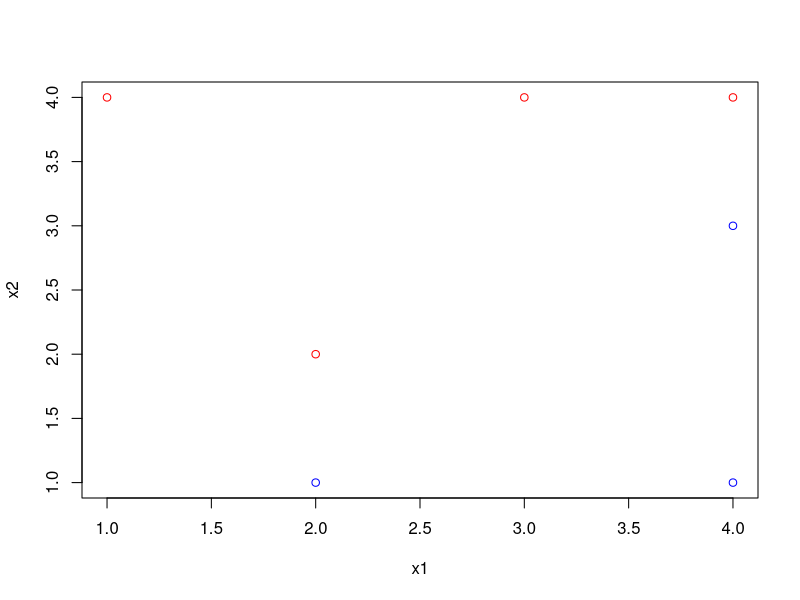
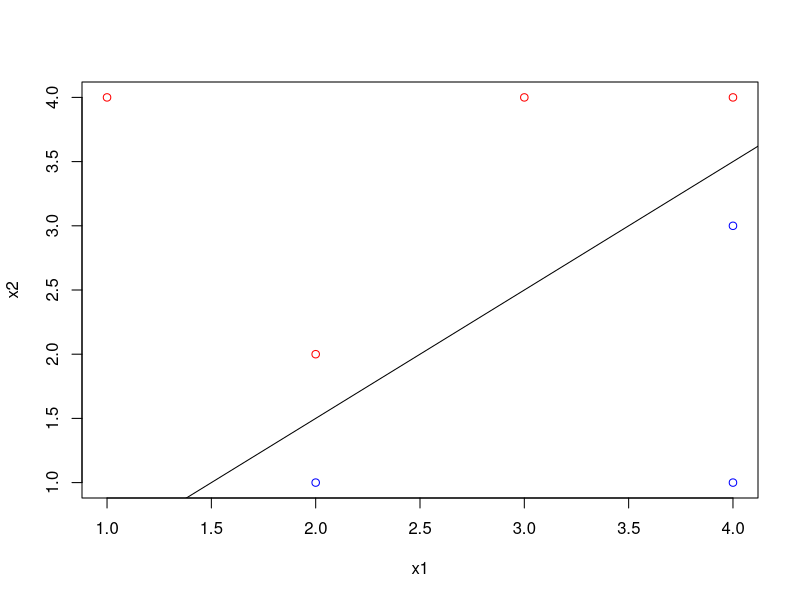
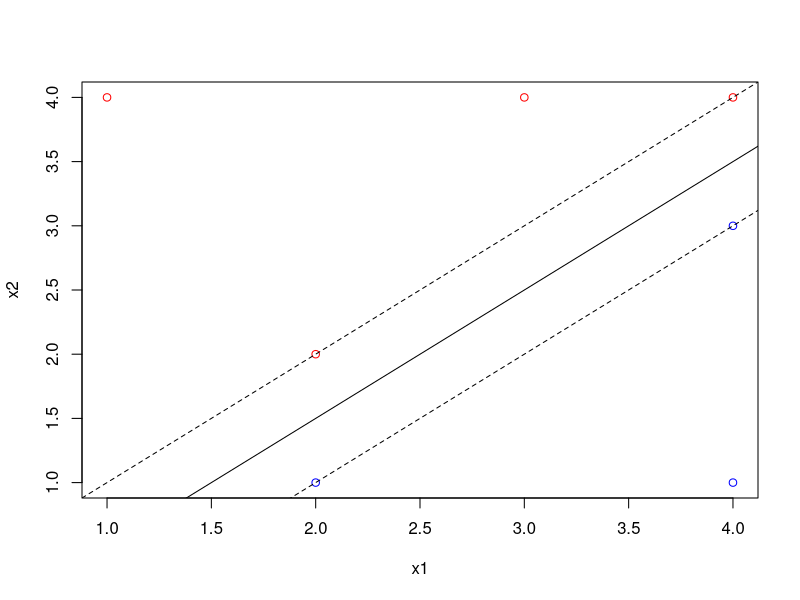
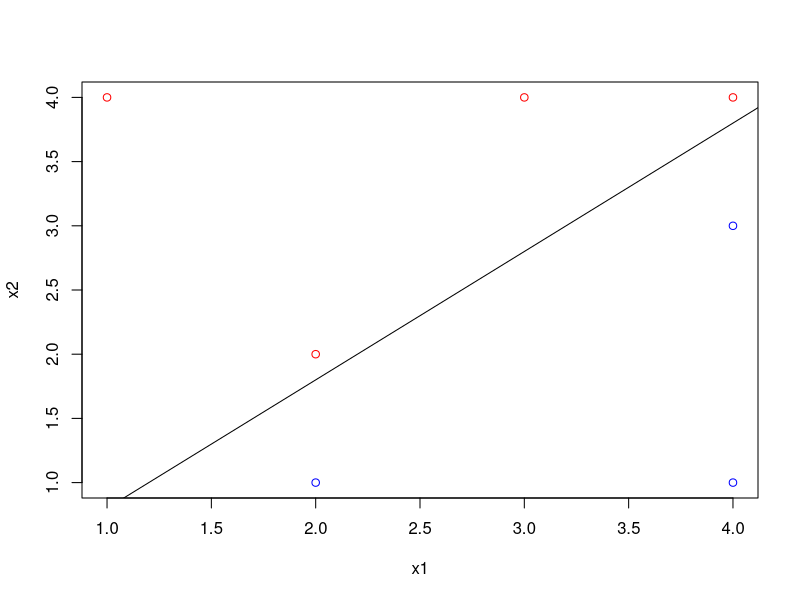
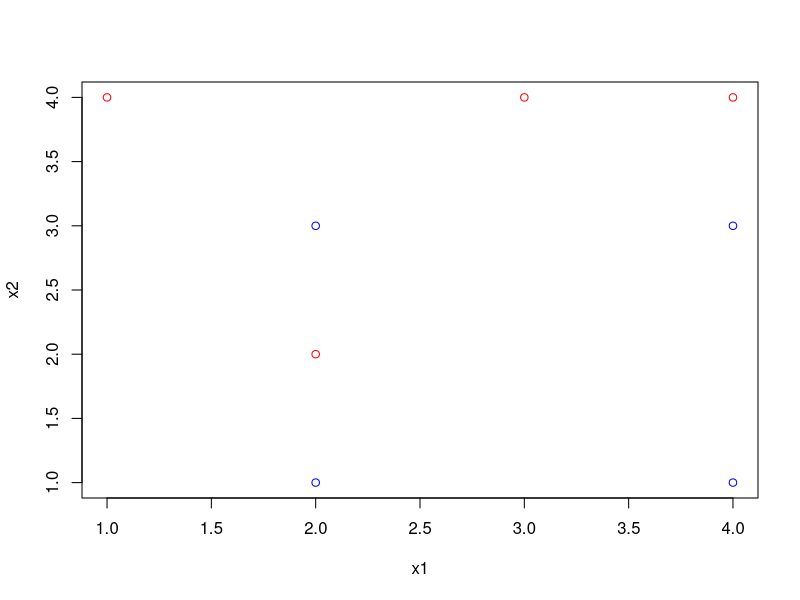
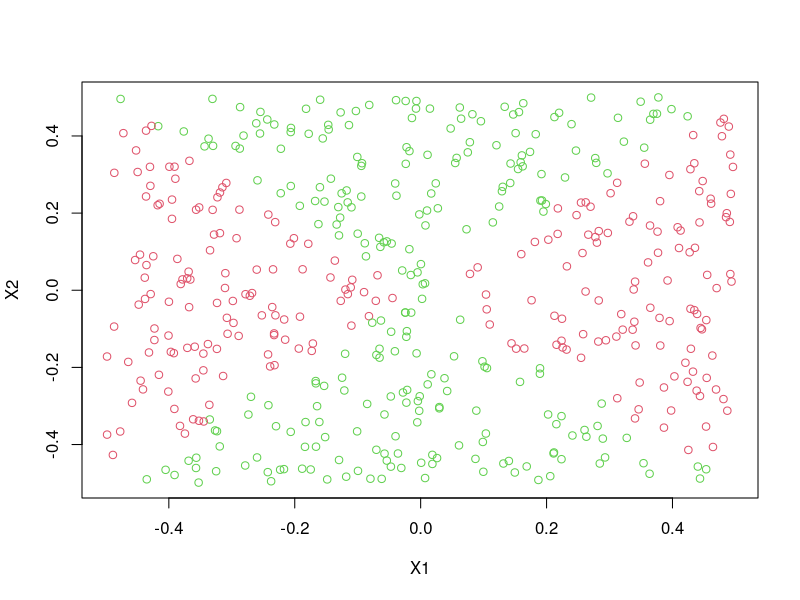
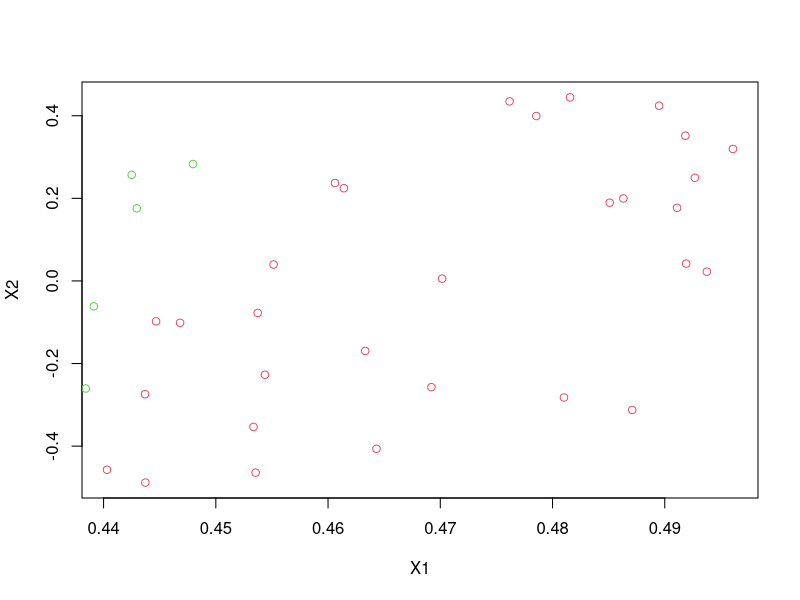
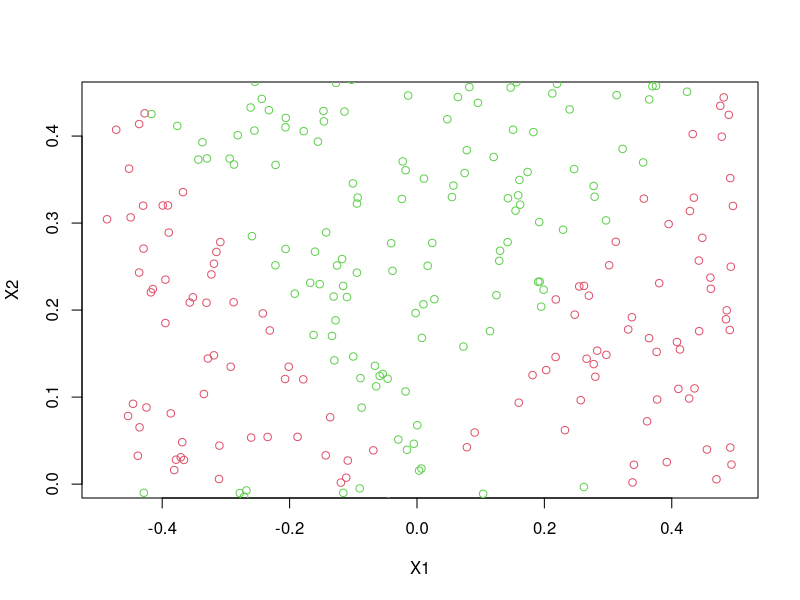

R code for these plots, in order:
## ---- chunk 1
knitr::opts_chunk$set(echo = TRUE)
## ---- chunk 2
x1 = c(3, 2, 4, 1, 2, 4, 4)
x2 = c(4, 2, 4, 4, 1, 3, 1)
colors = c("red", "red", "red", "red", "blue", "blue", "blue")
plot(x1, x2, col = colors)
## ---- chunk 3
plot(x1, x2, col = colors)
abline(-0.5, 1)
## ---- chunk 4
plot(x1, x2, col = colors)
abline(-0.5, 1)
abline(-1, 1, lty = 2)
abline(0, 1, lty = 2)
## ---- chunk 5
plot(x1, x2, col = colors)
abline(-0.2, 1)
## ---- chunk 6
plot(x1, x2, col = colors)
points(2,3, col = "blue")
## ---- chunk 7
set.seed(1)
x1=runif(500)-0.5
x2=runif(500)-0.5
y=1*(x1^2-x2^2 > 0)
## ---- chunk 8
plot(x1, x2, xlab = "X1", ylab = "X2", col = (11-y))
## ---- chunk 9
logit.fit <- glm(y ~ x1 + x2, family = "binomial")
summary(logit.fit)
## ---- chunk 10
data <- data.frame(x1 = x1, x2 = x2, y = y)
probs <- predict(logit.fit, data, type = "response")
preds <- rep(0, 500)
preds[probs > 0.5] <- 1
plot(data[preds == 1, ]$x1, data[preds == 1, ]$x2, col = (11 - 1), xlab = "X1", ylab = "X2")
points(data[preds == 0, ]$x1, data[preds == 0, ]$x2, col = (11 - 0))
## ---- chunk 11
nl.fit <- glm(y ~ poly(x1, 2) + poly(x2, 2) + I(x1 * x2)+log(x2), family = "binomial")

summary(nl.fit)
## ---- chunk 12
probs <- predict(nl.fit, data, type = "response")
preds <- rep(0, 500)
preds[probs > 0.5] <- 1
plot(data[preds == 1, ]$x1, data[preds == 1, ]$x2, col = (11 - 1), xlab = "X1", ylab = "X2")
points(data[preds == 0, ]$x1, data[preds == 0, ]$x2, col = (11 - 0),)
## ---- chunk 13
library(e1071)
data$y <- as.factor(data$y)
svm.fit <- svm(y ~ x1 + x2, data, kernel = "linear", cost = 0.01)
preds <- predict(svm.fit, data)
plot(data[preds == 0, ]$x1, data[preds == 0, ]$x2, col = (11 - 0),xlab = "X1", ylab = "X2")
points(data[preds == 1, ]$x1, data[preds == 1, ]$x2, col = (11 - 1))
## ---- chunk 14
svmnl.fit <- svm(y ~ x1 + x2, data, kernel = "radial", gamma = 1)
preds <- predict(svmnl.fit, data)
plot(data[preds == 0, ]$x1, data[preds == 0, ]$x2, col = (11 - 0), xlab = "X1", ylab = "X2")
points(data[preds == 1, ]$x1, data[preds == 1, ]$x2, col = (11 - 1))
